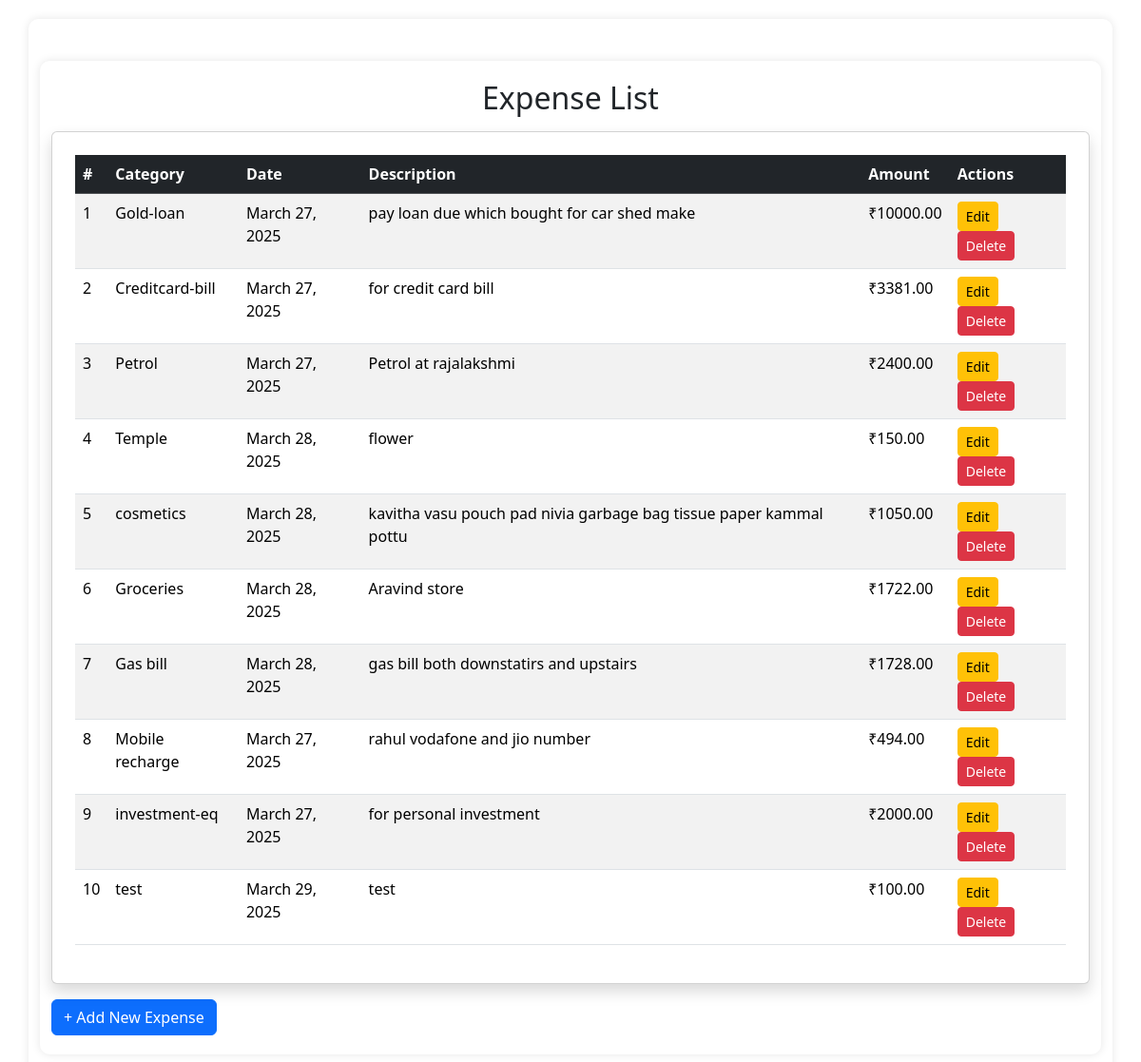
Page /expenses/ (signed in) on the earlier database version.
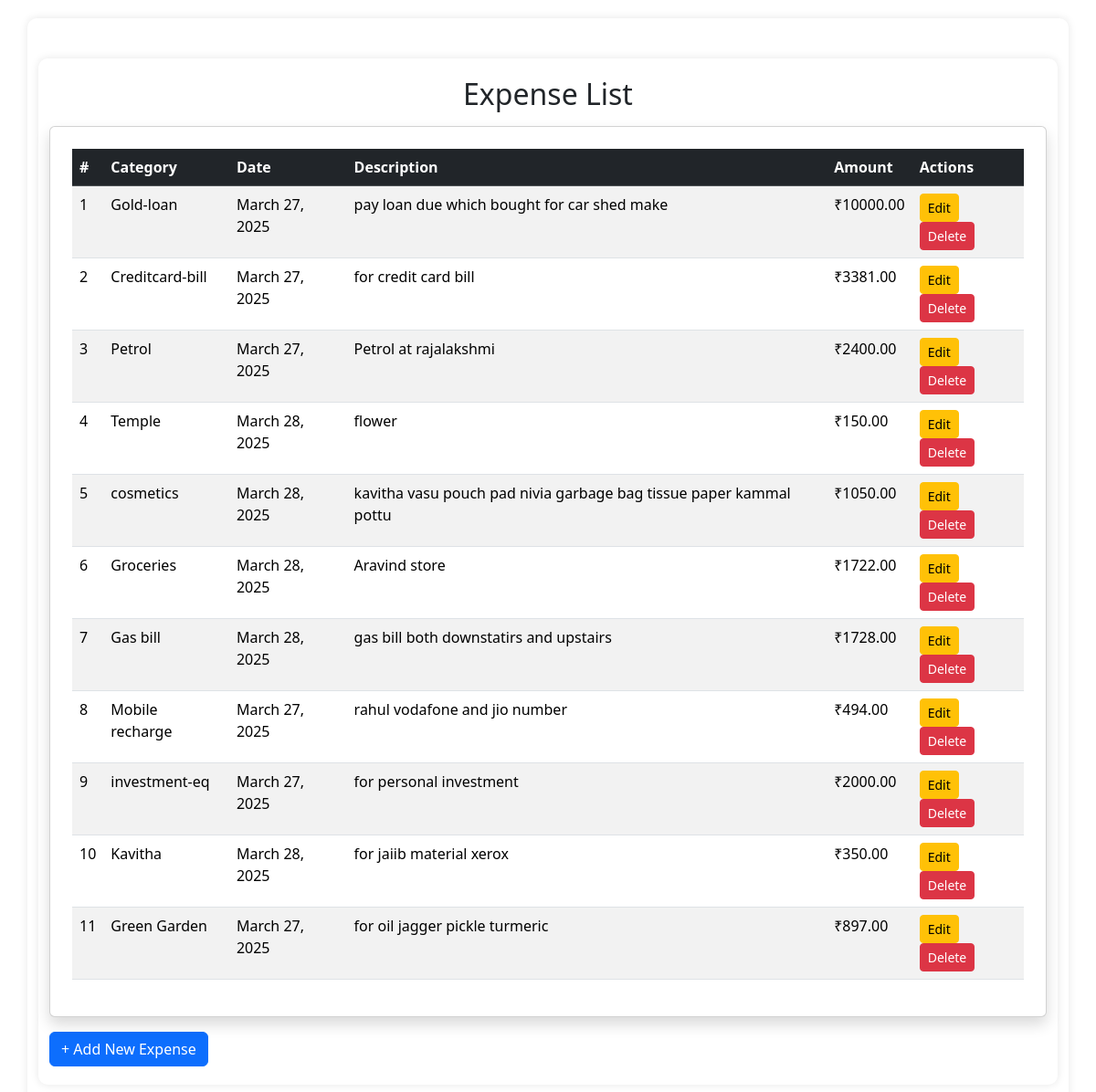
Same page on the later database version.
### selavu/models.py (models this page shows, shortened)
class Expense(models.Model):
    category = models.ForeignKey(
        Category, on_delete=models.CASCADE)  # Link to Category model
    date = models.DateField()  # Stores date
    add_by = models.ForeignKey(
        User, on_delete=models.CASCADE)  # Links to User model
    description = models.TextField()  # Long text field for description
    amount = models.DecimalField(max_digits=10, decimal_places=2)

class Category(models.Model):
    id = models.AutoField(primary_key=True)  # Auto-incrementing ID
    name = models.CharField(max_length=255, unique=True)
    user = models.ForeignKey(User, on_delete=models.CASCADE)

### selavu/views.py (the view)
# urls.py: path('expenses/',  views.expense_list, name='expense_list'),
@login_required
def expense_list(request):
    expenses = Expense.objects.filter(
        add_by=request.user)  # Show only user's expenses
    return render(request, 'expense_list.html', {'expenses': expenses})

### selavu/templates/expense_list.html
{% extends 'base.html' %}
{% block content %}
<div class="container mt-4">
    <h2 class="text-center">Expense List</h2>
    <div class="card shadow p-4 mt-3">
        <table class="table table-striped table-hover">
            <thead class="table-dark">
                <tr>
                    <th>#</th>
                    <th>Category</th>
                    <th>Date</th>
                    <th>Description</th>
                    <th>Amount</th>
                    <th>Actions</th>
                </tr>
            </thead>
            <tbody>
                {% for expense in expenses %}
                <tr>
                    <td>{{ forloop.counter }}</td>
                    <td>{{ expense.category.name }}</td>
                    <td>{{ expense.date }}</td>
                    <td>{{ expense.description }}</td>
                    <td>₹{{ expense.amount }}</td>
                    <td>
                        <a href="{% url 'edit_expense' expense.id %}" class="btn btn-sm btn-warning">Edit</a>
                        <a href="{% url 'delete_expense' expense.id %}" class="btn btn-sm btn-danger"
   onclick="return confirm('Are you sure you want to delete this expense?');">
    Delete
</a>
                    </td>
                </tr>
                {% empty %}
                <tr>
                    <td colspan="6" class="text-center text-muted">No expenses recorded.</td>
                </tr>
                {% endfor %}
            </tbody>
        </table>
    </div>
    <a href="{% url 'add_expense' %}" class="btn btn-primary mt-3">+ Add New Expense</a>
</div>
<link rel="stylesheet" href="https://cdn.jsdelivr.net/npm/bootstrap@5.3.2/dist/css/bootstrap.min.css">
{% endblock %}

Differences in the rows shown:
removed Expense: category.name "test", date "March 29, 2025", description "test", amount "100.00"
added Expense: category.name "Kavitha", date "March 28, 2025", description "for jaiib material xerox", amount "350.00"
added Expense: category.name "Green Garden", date "March 27, 2025", description "for oil jagger pickle turmeric", amount "897.00"
